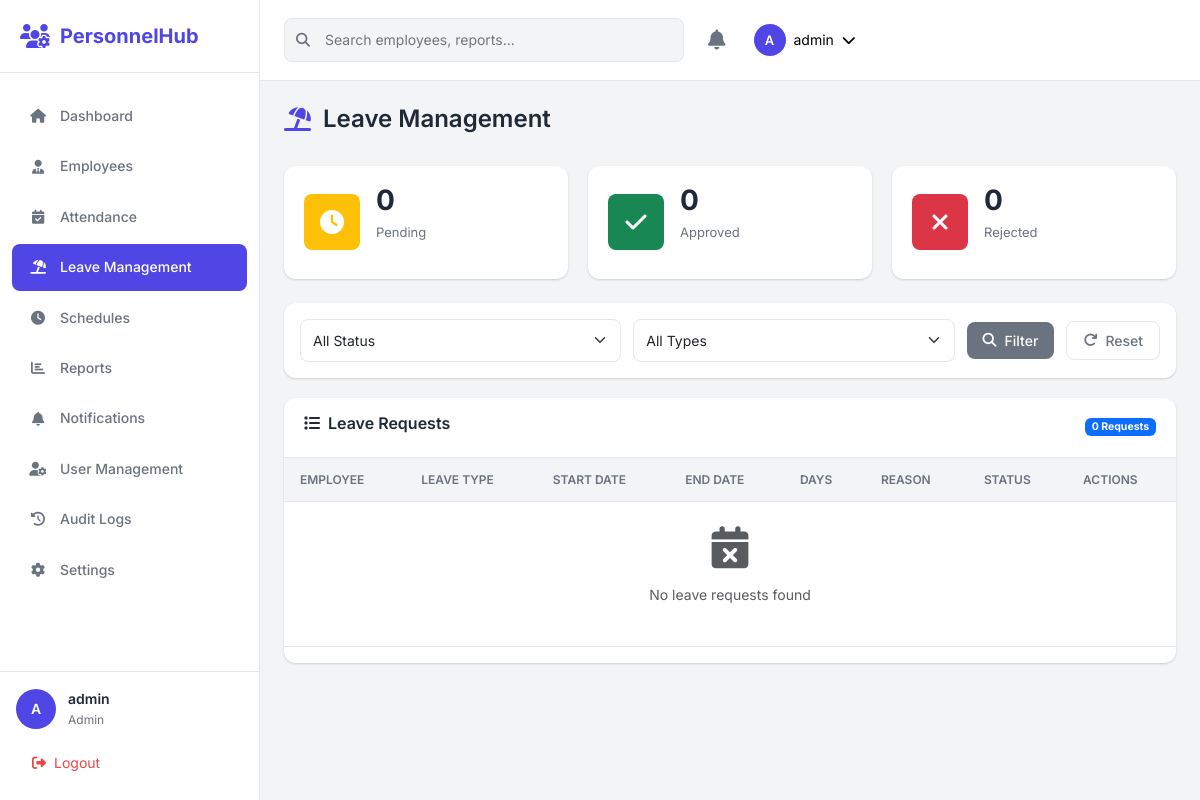
Screenshot of /leaves (signed in) with the database file from the repository.
### app.py (models this page shows, shortened)
class User(UserMixin, db.Model):
    __tablename__ = 'users'
    id = db.Column(db.Integer, primary_key=True)
    username = db.Column(db.String(64), unique=True, nullable=False)
    email = db.Column(db.String(120), unique=True, nullable=False)
    password_hash = db.Column(db.String(256), nullable=False)
    role = db.Column(db.String(20), nullable=False, default='employee')  # admin, hr, manager, employee
    employee_id = db.Column(db.Integer, db.ForeignKey('employees.id'), nullable=True)
    is_active = db.Column(db.Boolean, default=True)
    created_at = db.Column(db.DateTime, default=datetime.utcnow)
    updated_at = db.Column(db.DateTime, default=datetime.utcnow, onupdate=datetime.utcnow)
    employee = db.relationship('Employee', backref='user', uselist=False)
    def has_permission(self, permission):
        permissions = {
            'admin': ['all'],
            'hr': ['employees', 'attendance', 'leaves', 'reports', 'settings'],
            'manager': ['team_attendance', 'team_leaves', 'schedules'],
            'employee': ['profile', 'attendance', 'leaves']
        }
        return 'all' in permissions.get(self.role, []) or permission in permissions.get(self.role, [])

### app.py (the view)
@app.route('/leaves')
@login_required
def leaves_list():
    status = request.args.get('status', '')
    leave_type = request.args.get('type', '')
    page = request.args.get('page', 1, type=int)
    query = LeaveRequest.query
    if current_user.role == 'employee':
        query = query.filter_by(employee_id=current_user.employee_id)
    if status:
        query = query.filter_by(status=status)
    if leave_type:
        query = query.filter_by(leave_type=leave_type)
    leaves = query.order_by(LeaveRequest.created_at.desc()).paginate(
        page=page, per_page=app.config['ITEMS_PER_PAGE'], error_out=False
    )
    return render_template('leaves/index.html',
                         leaves=leaves,
                         selected_status=status,
                         selected_type=leave_type)

### app.py (called while the page is built)
@login_manager.user_loader
def load_user(user_id):
    return User.query.get(int(user_id))

@app.context_processor
def inject_now():
    return {
        'now': datetime.now(),
        'today': date.today(),
        'current_year': date.today().year
    }

### templates/leaves/index.html (shortened to what this page needs)
{% extends "base.html" %}
{% block content %}
<div class="page-header">
    <h1><i class="fas fa-umbrella-beach"></i> Leave Management</h1>
</div>
<div class="stats-grid stats-mini">
    <div class="stat-card">
        <div class="stat-icon bg-warning">
            <i class="fas fa-clock"></i>
        </div>
        <div class="stat-content">
            <h3>{{ leaves.items|selectattr('status', 'equalto', 'pending')|list|length }}</h3>
            <p>Pending</p>
        </div>
    </div>
    <div class="stat-card">
        <div class="stat-icon bg-success">
            <i class="fas fa-check"></i>
        </div>
        <div class="stat-content">
            <h3>{{ leaves.items|selectattr('status', 'equalto', 'approved')|list|length }}</h3>
            <p>Approved</p>
        </div>
    </div>
    <div class="stat-card">
        <div class="stat-icon bg-danger">
            <i class="fas fa-times"></i>
        </div>
        <div class="stat-content">
            <h3>{{ leaves.items|selectattr('status', 'equalto', 'rejected')|list|length }}</h3>
            <p>Rejected</p>
        </div>
    </div>
</div>
<div class="filters-card">
    <form method="GET" class="filters-form">
        <div class="filter-group">
            <select name="status" class="form-select">
                <option value="">All Status</option>
            </select>
        </div>
        <div class="filter-group">
            <select name="type" class="form-select">
                <option value="">All Types</option>
            </select>
        </div>
        <button type="submit" class="btn btn-secondary">
            <i class="fas fa-search"></i> Filter
        </button>
        <a href="{{ url_for('leaves_list') }}" class="btn btn-outline-secondary">
            <i class="fas fa-redo"></i> Reset
        </a>
    </form>
</div>
<div class="data-card">
    <div class="card-header">
        <h3><i class="fas fa-list"></i> Leave Requests</h3>
        <span class="badge bg-primary">{{ leaves.total }} Requests</span>
    </div>
    <div class="table-responsive">
        <table class="table table-hover">
            <thead>
                <tr>
                    <th>Employee</th>
                    <th>Leave Type</th>
                    <th>Start Date</th>
                    <th>End Date</th>
                    <th>Days</th>
                    <th>Reason</th>
                    <th>Status</th>
                    <th>Actions</th>
                </tr>
            </thead>
            <tbody>
                {% for leave in leaves.items %}
                <tr>
                    <td>
                        <div class="employee-cell">
                            <span class="employee-name">{{ leave.employee.full_name }}</span>
                            <span class="employee-code">{{ leave.employee.employee_code }}</span>
                        </div>
                    </td>
                    <td>
                        <span class="leave-type leave-{{ leave.leave_type }}">
                            {{ leave.leave_type|title }}
                        </span>
                    </td>
                    <td>{{ leave.start_date.strftime('%b %d, %Y') }}</td>
                    <td>{{ leave.end_date.strftime('%b %d, %Y') }}</td>
                    <td><strong>{{ leave.days_count }}</strong></td>
                    <td>
                        <span class="truncate" title="{{ leave.reason }}">
                            {{ leave.reason[:30] }}{% if leave.reason|length > 30 %}...{% endif %}
                        </span>
                    </td>
                    <td>
                        <span class="status-badge status-{{ leave.status }}">
                            {% if leave.status == 'pending' %}
                            <i class="fas fa-clock"></i>
                            {% elif leave.status == 'approved' %}
                            <i class="fas fa-check"></i>
                            {% else %}
                            <i class="fas fa-times"></i>
                            {% endif %}
                            {{ leave.status|title }}
                        </span>
                    </td>
                    <td>
                        {% if leave.status == 'pending' and current_user.has_permission('leaves') %}
                        <div class="action-buttons">
                            <form method="POST" action="{{ url_for('leaves_approve', id=leave.id) }}" style="display: inline;">
                                <button type="submit" class="btn btn-sm btn-success" title="Approve">
                                    <i class="fas fa-check"></i>
                                </button>
                            </form>
                            <form method="POST" action="{{ url_for('leaves_reject', id=leave.id) }}" style="display: inline;">
                                <button type="submit" class="btn btn-sm btn-danger" title="Reject">
                                    <i class="fas fa-times"></i>
                                </button>
                            </form>
                        </div>
                        {% else %}
                        <span class="text-muted">-</span>
                        {% endif %}
                    </td>
                </tr>
                {% else %}
                <tr>
                    <td colspan="8" class="text-center text-muted py-4">
                        <i class="fas fa-calendar-times fa-3x mb-3"></i>
                        <p>No leave requests found</p>
                    </td>
                </tr>
                {% endfor %}
            </tbody>
        </table>
    </div>
</div>
{% endblock %}

### templates/base.html (shortened to what this page needs)
<!DOCTYPE html>
<html lang="en">
<head>
    <link rel="stylesheet" href="https://cdnjs.cloudflare.com/ajax/libs/font-awesome/6.4.0/css/all.min.css">
    <link rel="stylesheet" href="https://cdn.jsdelivr.net/npm/bootstrap@5.3.2/dist/css/bootstrap.min.css">
    <link rel="stylesheet" href="{{ url_for('static', filename='css/styles.css') }}">
</head>
<body>
    {% if current_user.is_authenticated %}
    <div class="app-container">
        <aside class="sidebar" id="sidebar">
            <div class="sidebar-header">
                <div class="logo">
                    <i class="fas fa-users-cog"></i>
                    <span>PersonnelHub</span>
                </div>
            </div>
            <nav class="sidebar-nav">
                <ul class="nav-menu">
                    <li class="nav-item">
                        <a href="{{ url_for('dashboard') }}" class="nav-link {% if request.endpoint == 'dashboard' %}active{% endif %}">
                            <i class="fas fa-home"></i>
                            <span>Dashboard</span>
                        </a>
                    </li>
                    {% if current_user.has_permission('employees') or current_user.role == 'admin' %}
                    <li class="nav-item">
                        <a href="{{ url_for('employees_list') }}" class="nav-link {% if 'employees' in request.endpoint %}active{% endif %}">
                            <i class="fas fa-user-tie"></i>
                            <span>Employees</span>
                        </a>
                    </li>
                    {% endif %}
                    {% if current_user.has_permission('attendance') or current_user.role == 'admin' %}
                    <li class="nav-item">
                        <a href="{{ url_for('attendance_list') }}" class="nav-link {% if 'attendance' in request.endpoint %}active{% endif %}">
                            <i class="fas fa-calendar-check"></i>
                            <span>Attendance</span>
                        </a>
                    </li>
                    {% endif %}
                    {% if current_user.has_permission('leaves') or current_user.role == 'admin' %}
                    <li class="nav-item">
                        <a href="{{ url_for('leaves_list') }}" class="nav-link {% if 'leaves' in request.endpoint %}active{% endif %}">
                            <i class="fas fa-umbrella-beach"></i>
                            <span>Leave Management</span>
                        </a>
                    </li>
                    {% endif %}
                    {% if current_user.has_permission('schedules') or current_user.role in ['admin', 'hr', 'manager'] %}
                    <li class="nav-item">
                        <a href="{{ url_for('schedules_list') }}" class="nav-link {% if 'schedules' in request.endpoint %}active{% endif %}">
                            <i class="fas fa-clock"></i>
                            <span>Schedules</span>
                        </a>
                    </li>
                    {% endif %}
                    {% if current_user.has_permission('reports') or current_user.role == 'admin' %}
                    <li class="nav-item">
                        <a href="{{ url_for('reports_list') }}" class="nav-link {% if 'reports' in request.endpoint %}active{% endif %}">
                            <i class="fas fa-chart-bar"></i>
                            <span>Reports</span>
                        </a>
                    </li>
                    {% endif %}
                    <li class="nav-item">
                        <a href="{{ url_for('notifications_list') }}" class="nav-link {% if 'notifications' in request.endpoint %}active{% endif %}">
                            <i class="fas fa-bell"></i>
                            <span>Notifications</span>
                            {% set unread_count = current_user.notifications|selectattr('is_read', 'equalto', False)|list|length %}
                        </a>
                    </li>
                    {% if current_user.role == 'admin' %}
                    <li class="nav-item">
                        <a href="{{ url_for('users_list') }}" class="nav-link {% if 'users' in request.endpoint %}active{% endif %}">
                            <i class="fas fa-user-cog"></i>
                            <span>User Management</span>
                        </a>
                    </li>
                    <li class="nav-item">
                        <a href="{{ url_for('audit_logs') }}" class="nav-link {% if request.endpoint == 'audit_logs' %}active{% endif %}">
                            <i class="fas fa-history"></i>
                            <span>Audit Logs</span>
                        </a>
                    </li>
                    {% endif %}
                    {% if current_user.has_permission('settings') or current_user.role == 'admin' %}
                    <li class="nav-item">
                        <a href="{{ url_for('settings_index') }}" class="nav-link {% if 'settings' in request.endpoint %}active{% endif %}">
                            <i class="fas fa-cog"></i>
                            <span>Settings</span>
                        </a>
                    </li>
                    {% endif %}
                </ul>
            </nav>
            <div class="sidebar-footer">
                <div class="user-info">
                    <div class="user-avatar">
                        {{ current_user.username[:1]|upper }}
                    </div>
                    <div class="user-details">
                        <span class="user-name">{{ current_user.username }}</span>
                        <span class="user-role">{{ current_user.role|title }}</span>
                    </div>
                </div>
                <a href="{{ url_for('logout') }}" class="logout-btn">
                    <i class="fas fa-sign-out-alt"></i>
                    <span>Logout</span>
                </a>
            </div>
        </aside>
        <main class="main-content">
            <header class="top-navbar">
                <div class="navbar-search">
                    <i class="fas fa-search"></i>
                    <input type="text" placeholder="Search employees, reports...">
                </div>
                <div class="navbar-actions">
                    <div class="notification-dropdown">
                        <button class="notification-btn" onclick="toggleNotifications()">
                            <i class="fas fa-bell"></i>
                            {% set unread = current_user.notifications|selectattr('is_read', 'equalto', False)|list|length %}
                        </button>
                    </div>
                    <div class="user-dropdown">
                        <button class="user-btn">
                            <div class="user-avatar-sm">
                                {{ current_user.username[:1]|upper }}
                            </div>
                            <span class="d-none d-md-inline">{{ current_user.username }}</span>
                            <i class="fas fa-chevron-down"></i>
                        </button>
                    </div>
                </div>
            </header>
            <div class="page-content">
                {% block content %}{% endblock %}
            </div>
        </main>
    </div>
    {% else %}
    {% block auth_content %}{% endblock %}
    {% endif %}
</body>
</html>

### rows the page displays
User: username "A", username "admin", role "Admin"

### other values shown
{{ leaves.items|selectattr('status', 'equalto', 'pending')|list|length }} "0"
{{ leaves.items|selectattr('status', 'equalto', 'approved')|list|length }} "0"
{{ leaves.items|selectattr('status', 'equalto', 'rejected')|list|length }} "0"
{{ leaves.total }} "0"
